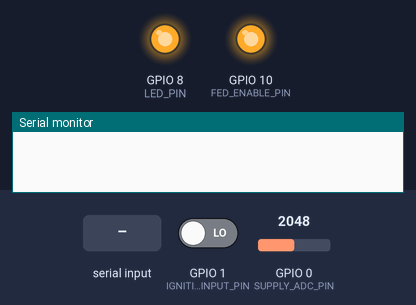
This program was run on a simulated ESP32-C3. Parts: output pins drawn as LEDs (lit = HIGH), the last lines printed to the serial monitor. Dashed ring = blinking. The inputs (shaded band) are chosen by the test bench; at power-on: GPIO 0 (SUPPLY_ADC_PIN) = 2048, GPIO 1 (IGNITION_INPUT_PIN) LOW.

Above: at 0.2 s.
1.3 s: "off()\n" received over Serial
At 2.6 s:
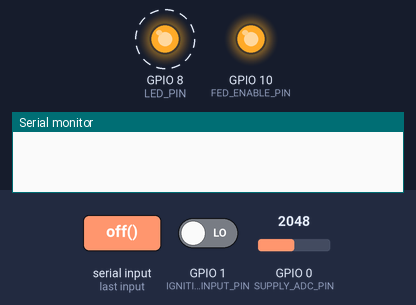
5.6 s: "help()\n" received over Serial
At 8.73 s:
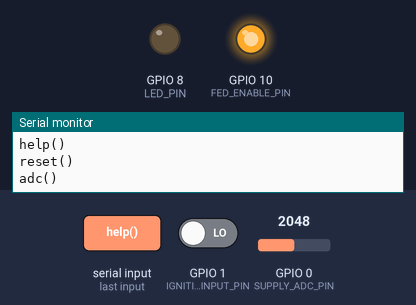
Timing chart, 0 to 19.4 s (numbered marks = the images above; inputs shaded):
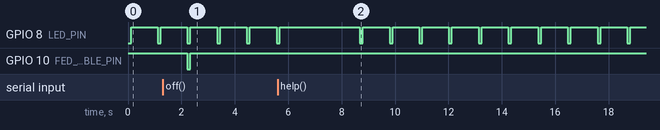

The program:

main.cpp
```cpp
#include "Pinout.h"
#include "PowerSwitcher.h"
#include <WiFi.h>

String serialInputBuffer = "";
PowerSwitcher powerSwitcher;

void lightSleep(uint32_t time_in_ms)
{
  esp_sleep_enable_timer_wakeup(time_in_ms * 1000);
  esp_sleep_pd_config(ESP_PD_DOMAIN_RTC_PERIPH, ESP_PD_OPTION_ON);
  esp_light_sleep_start();
}

bool lastPowerState = false;
void turnOutputPower(bool val)
{
  if (lastPowerState != val)
  {
    gpio_hold_dis(GPIO_NUM_10);
    digitalWrite(FED_ENABLE_PIN, val);
    gpio_hold_en(GPIO_NUM_10);
  }
  lastPowerState = val;
}

bool hasIgnition()
{
  return digitalRead(IGNITION_INPUT_PIN);
}

uint32_t readBatteryVoltageMilliVolts()
{
  uint64_t adc_mv = 0;
  int avgNum = 1000;
  uint32_t resistorDivider = 11;
  for (int i = 0; i < avgNum; i++)
  {
    adc_mv += analogReadMilliVolts(SUPPLY_ADC_PIN) * resistorDivider;
  }
  return adc_mv / avgNum;
}

void processCommand(String cmd)
{
  if (cmd.startsWith("help()"))
  {
    Serial.println("help()");
    Serial.println("reset()");
    Serial.println("adc()");
    delay(2000);
  }
  if (cmd.startsWith("reset()"))
  {
    Serial.println("System restart by user.");
    delay(2000);
    ESP.restart();
  }
  if (cmd.startsWith("adc()"))
  {
  Serial.printf(">ADC_mv:%d\n", readBatteryVoltageMilliVolts());
  }
  if (cmd.startsWith("on()"))
  {
    turnOutputPower(1);
  }
  if (cmd.startsWith("off()"))
  {
    turnOutputPower(0);
  }
  if (cmd.startsWith("sleep()"))
  {
    lightSleep(2000);
  }
  if (cmd.startsWith("xxx"))
  {
    Serial.printf("freq: %d\n", getCpuFrequencyMhz());
  }
}

void readSerialInput()
{
  while (Serial.available())
  {
    char c = Serial.read();
    if (c == '\r' || c == '\n')
    {
      processCommand(serialInputBuffer);
      serialInputBuffer = "";
    }
    else if (c == 0)
    { // Do not handle binary data, just ASCII. Some old java code sends null at the end of the message.
      continue;
    }
    else
    {
      serialInputBuffer += c;
    }
  }
}

void setup() {
  Serial.begin(115200);

  pinMode(FED_ENABLE_PIN, OUTPUT);
  digitalWrite(FED_ENABLE_PIN, HIGH);
  pinMode(IGNITION_INPUT_PIN, INPUT);
  pinMode(SUPPLY_ADC_PIN, INPUT);
  pinMode(LED_PIN, OUTPUT);
  digitalWrite(LED_PIN, HIGH);

  WiFi.disconnect(true); // Disconnect from the network
  WiFi.mode(WIFI_OFF);   // Switch WiFi off
  setCpuFrequencyMhz(80);

}

void loop()
{
  readSerialInput();
  delay(1);
  /////////////////////////////////////////////////////////////////////
  digitalWrite(LED_PIN, LOW);
  powerSwitcher.updateIgnitionState(hasIgnition());
  powerSwitcher.updateBatteryVoltage(readBatteryVoltageMilliVolts());
  digitalWrite(LED_PIN, HIGH);

  bool state = powerSwitcher.calculatePowerState();
  turnOutputPower(state);

  if (hasIgnition())
  {
    delay(1000); // Delay is for debugging
  }
  else
  {
    lightSleep(1000); // Sleep is for saving power
  }

  // if(Serial.availableForWrite())
  // {
  //   delay(1);
  //   Serial.printf(">ADC:%d\n", readBatteryVoltageMilliVolts());
  // }
}
```

Pinout.h
```cpp
#ifndef SRC_PINOUT
#define SRC_PINOUT

#include <Arduino.h>

const uint8_t SUPPLY_ADC_PIN = 0;
const uint8_t IGNITION_INPUT_PIN = 1;
// const uint8_t XXX_PIN = 2;
// const uint8_t XXX_PIN = 3;
// const uint8_t XXX_PIN = 4;
// const uint8_t XXX_PIN = 5;
// const uint8_t XXX_PIN = 6;
// const uint8_t XXX_PIN = 7;
const uint8_t LED_PIN = 8;
// const uint8_t XXX_PIN = 9;
const uint8_t FED_ENABLE_PIN = 10;
// const uint8_t XXX_PIN = 21;
// const uint8_t XXX_PIN = 20;

#endif    /* SRC_PINOUT */
```

PowerSwitcher.h
```cpp
#ifndef SRC_POWERSWITCHER
#define SRC_POWERSWITCHER

#include "Arduino.h"

class PowerSwitcher{
public:
    PowerSwitcher()
    {
    }

    void updateIgnitionState(bool ignition)
    {
        if (ignition)
        {
            lastChangeTime = millis();
            output = true;
        }
    }

    void updateBatteryVoltage(uint32_t voltageMillivolts) {
        if ((voltageMillivolts + VOLTAGE_DROP_THRESHOLD_MILLIVOLTS) < lastVoltageMillivolts)
        {
            lastChangeTime = millis();
            output = true;
        }
        lastVoltageMillivolts = voltageMillivolts;
    }

    bool calculatePowerState()
    {
        bool calculatedOutput = false;

        if (output) {
            calculatedOutput = (lastChangeTime + ON_TIME) > millis();
        } else {
            calculatedOutput = millis() > lastChangeTime + MAX_OFF_TIME;
        }

        if(output != calculatedOutput) {
            lastChangeTime = millis();
            output = calculatedOutput;
        }
        return output;
    }

private:
    bool output = true;
    unsigned long lastChangeTime;
    uint32_t lastVoltageMillivolts;

    const unsigned long ON_TIME = 5 * 60 * 1000;                // 5  MIN
    const unsigned long MAX_OFF_TIME = 55 * 60 * 1000;          // 55 MIN
    const uint32_t VOLTAGE_DROP_THRESHOLD_MILLIVOLTS = 100;
};

#endif    /* SRC_POWERSWITCHER */
```

Measured:
- after the input at 1.3 s, GPIO 10 (FED_ENABLE_PIN): HIGH → LOW after 0.93 s, → HIGH 0.11 s later
- by itself, GPIO 8 (LED_PIN): repeats every 1.1 s: LOW 0.11 s, HIGH 1.0 s
